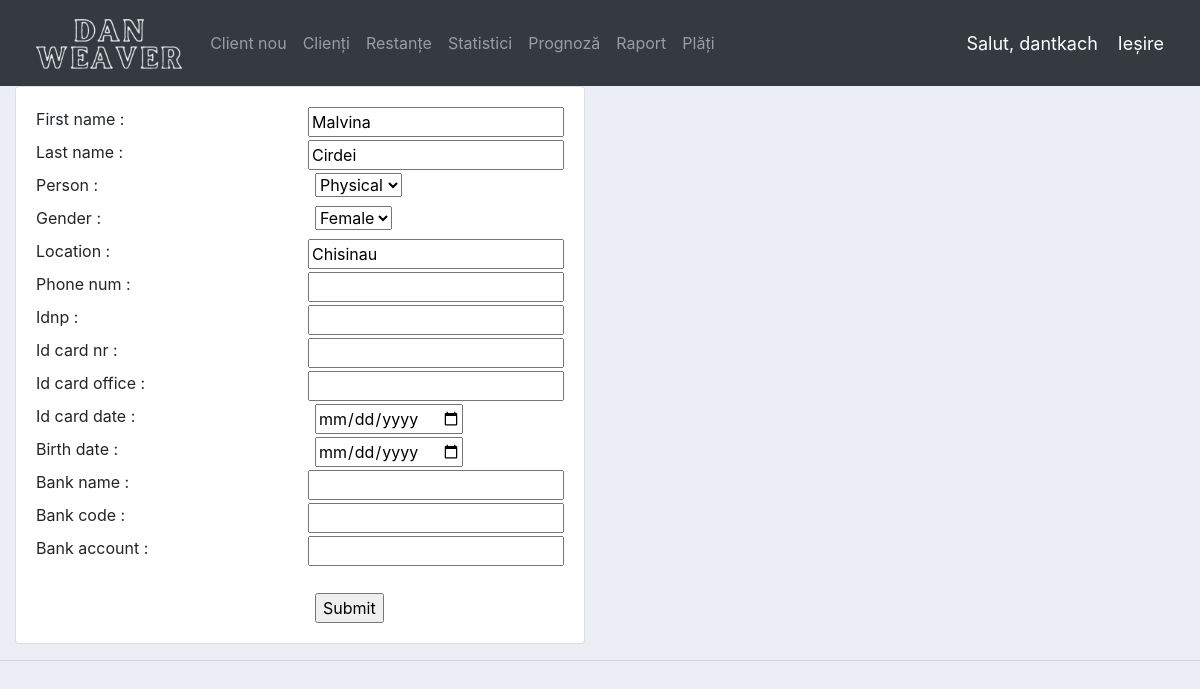
The page /update_client/67/ (signed in) on the database its author committed.
### accounts/models.py (models this page shows, shortened)
class Client(models.Model):
    PERSON = (
        ('Physical', 'Physical'),
        ('Juridical', 'Juridical')
    )
    GENDER = (
        ('Male', 'Male'),
        ('Female', 'Female')
    )
    company_name = models.CharField(max_length=200, null=True)
    jur_address = models.CharField(max_length=200, null=True, blank=True)
    administrator = models.CharField(max_length=200, null=True, blank=True)
    first_name = models.CharField(max_length=200, null=True, blank=True)
    last_name = models.CharField(max_length=200, null=True, blank=True)
    person = models.CharField(max_length=200, null=True,
                              choices=PERSON, default="Physical")
    gender = models.CharField(max_length=200, null=True,
                              choices=GENDER, default="Male")
    location = models.CharField(max_length=200, null=True, blank=True)
    phone_num = models.CharField(max_length=20, null=True, blank=True)
    idnp = models.CharField(max_length=20, null=True, blank=True)
    id_card_nr = models.CharField(max_length=200, null=True, blank=True)
    id_card_office = models.CharField(max_length=200, null=True, blank=True)
    id_card_date = models.DateField(null=True, blank=True)
    birth_date = models.DateField(null=True, blank=True)
    bank_name = models.CharField(max_length=200, null=True, blank=True)
    bank_code = models.CharField(max_length=200, null=True, blank=True)
    bank_account = models.CharField(max_length=200, null=True, blank=True)
    registration_date = models.DateField(null=True, blank=True)
    registration_nr = models.CharField(max_length=20, null=True, blank=True)

### accounts/decorators.py (the view)
		def wrapper_func(request, *args, **kwargs):
			group = None
			if request.user.groups.exists():
				group = request.user.groups.all()[0].name
			if group in allowed_roles:
				return view_func(request, *args, **kwargs)
			else:
				return HttpResponse('You are not authorized to view this page')

### accounts/forms.py
class PhysicalClientForm(ModelForm):
    class Meta:
        model = Client
        fields = '__all__'
        exclude = [
            'company_name',
            'jur_address',
            'administrator',
            'registration_date',
            'registration_nr',
        ]
        widgets = {
            'id_card_date': DateInput(),
            'birth_date': DateInput()
        }

### accounts/views.py (called while the page is built, shortened)
@ login_required(login_url='login')
@ allowed_users(allowed_roles=['admin'])
def updateClient(request, pk):
    client = Client.objects.get(id=pk)
    if client.person == "Physical":
        form = PhysicalClientForm(instance=client)
    else:
        form = JuridicalClientForm(instance=client)
    context = {'form': form}
    return render(request, 'accounts/new_client.html', context)

### accounts/templates/accounts/new_client.html (shortened to what this page needs)
{%  extends 'accounts/my_main.html' %}
{% load static %}
{% block content %}
<div class="row">
	<div class="col-md-6">
		<div class="card card-body">
		{% if form %}
		<form action="" method="POST">
			{% for field in form %}
			<div class="row">
				<div class="col text-left">{{field.label}} : </div>
				<div class="col">{{field}}</div>
			</div>
			{% endfor %}
			<br>
			<div class="row">
				<div class="col"></div>
				<div class="col"><input type="submit" name="Salvează"></div>
			</div>
		</form>
			{% endif %}
		</div>
	</div>
</div>
{% endblock %}

### accounts/templates/accounts/my_navbar.html (shortened to what this page needs)
{% load static %}
<nav class="navbar navbar-expand-lg navbar-dark bg-dark">
 <img src="{% static 'images/logo2.png' %}" height="70">
  <div class="collapse navbar-collapse" id="navbarNav">
    <ul class="navbar-nav">
      {% if request.user.is_staff %}
        <li class="nav-item">
            <a class="nav-link" href="{% url 'createClient' %}">Client nou</a>
        </li>
        <li class="nav-item">
            <a class="nav-link" href="{% url 'home' %}">Clienți</a>
        </li>
        <li class="nav-item">
            <a class="nav-link" href="/arrears/?status=Active">Restanțe</a>
        </li>
        <li class="nav-item">
            <a class="nav-link" href="{% url 'download_statistics' %}">Statistici</a>
        </li>
        <li class="nav-item">
            <a class="nav-link" href="/prognosis/2000-01-01/2000-01-01/Classic/">Prognoză</a>
        </li>
        <li class="nav-item">
            <a class="nav-link" href="/report/{% now "Y-m-d" %}/All/">Raport</a>
        </li>
        <li class="nav-item">
            <a class="nav-link" href="/payments/">Plăți</a>
        </li>
      {% endif %}
    </ul>
  </div>
  <span class="hello-msg">Salut, {{request.user}}</span>
  <span ><a  class="hello-msg" href="{% url 'logout' %}">Ieșire</a></span>
</nav>

### static/css/main.css (style rules this page uses)
body { background-color: #ebeff5; }

### accounts/templates/accounts/my_navbar.html (style rules this page uses)
.hello-msg { font-size: 18px; color: #fff; margin-right: 20px; }

### rows shown on the page
Client: form "Malvina" "Cirdei" "Physical" "Female" "Chisinau"

### other values the page prints
{{ request.user }} "dantkach"
{{ field.label }} "First name" "Last name" "Person" "Gender" "Location" "Phone num" "Idnp" "Id card nr" "Id card office" "Id card date" "Birth date" "Bank name" "Bank code" "Bank account"
